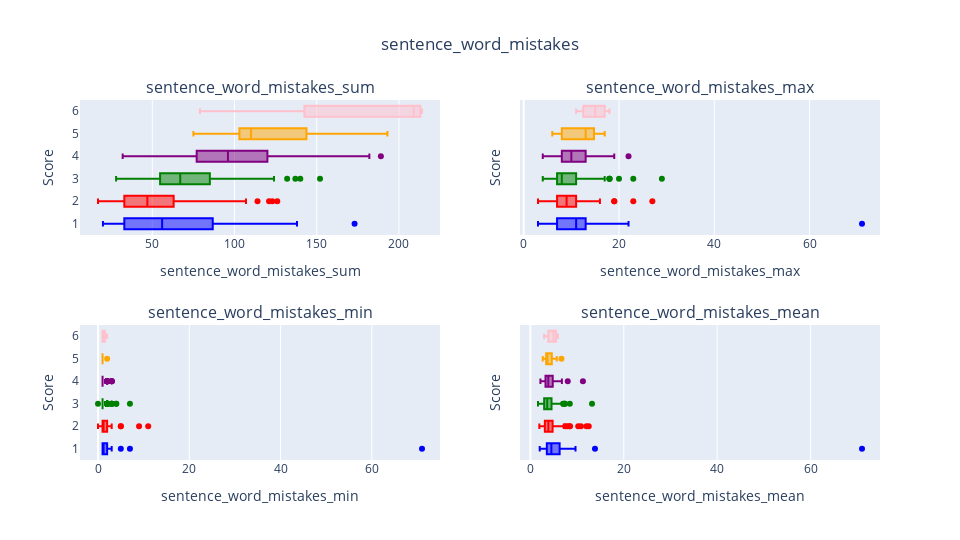

The cell this chart's notebook holds for it:
### Code cell
plot_all("sentence_word_mistakes")

### Figure 1 — Plotly figure (JSON) as saved in the notebook; plotly's stock layout.template omitted (floating-point values rounded to 4 significant figures; data arrays with more than 128 entries replaced by an {"elided": "..."} marker saying what was removed)
{"data": [{"legendgroup": "1", "marker": {"color": "blue"}, "name": "1", "showlegend": false, "type": "box", "x": [83, 81, 30, 41, 88, 56, 36, 109, 29, 115, 117, 46, 20, 61, 28, 173, 71, 138, 24, 71, 44, 106, 21, 89, 37, 69, 56, 89, 32, 58, 38, 42, 26, 45, 22], "xaxis": "x", "yaxis": "y"}, {"legendgroup": "2", "marker": {"color": "red"}, "name": "2", "showlegend": false, "type": "box", "x": {"elided": "129 int values"}, "xaxis": "x", "yaxis": "y"}, {"legendgroup": "3", "marker": {"color": "green"}, "name": "3", "showlegend": false, "type": "box", "x": {"elided": "197 int values"}, "xaxis": "x", "yaxis": "y"}, {"legendgroup": "4", "marker": {"color": "purple"}, "name": "4", "showlegend": false, "type": "box", "x": [97, 102, 68, 104, 135, 107, 72, 124, 32, 76, 82, 133, 82, 138, 81, 127, 133, 123, 129, 122, 98, 128, 133, 149, 77, 80, 169, 67, 81, 70, 101, 107, 63, 182, 49, 104, 70, 116, 94, 94, 130, 104, 77, 120, 113, 94, 103, 68, 130, 95, 102, 74, 56, 102, 81, 106, 130, 93, 78, 96, 59, 71, 116, 76, 96, 142, 122, 91, 101, 136, 65, 120, 142, 104, 87, 73, 78, 73, 92, 83, 87, 73, 122, 144, 189, 92, 66, 104, 121, 104, 114, 103, 117, 131, 130, 67, 79, 86, 91, 92, 135, 90, 47, 93, 60, 57, 120, 72, 73, 71, 101, 98, 76, 90, 152, 115, 78, 91, 56, 113], "xaxis": "x", "yaxis": "y"}, {"legendgroup": "5", "marker": {"color": "orange"}, "name": "5", "showlegend": false, "type": "box", "x": [145, 98, 140, 103, 75, 106, 105, 103, 147, 128, 193, 97, 115, 110, 151], "xaxis": "x", "yaxis": "y"}, {"legendgroup": "6", "marker": {"color": "pink"}, "name": "6", "showlegend": false, "type": "box", "x": [214, 206, 212, 79], "xaxis": "x", "yaxis": "y"}, {"legendgroup": "1", "marker": {"color": "blue"}, "name": "1", "showlegend": false, "type": "box", "x": [22, 9, 7, 9, 11, 15, 7, 13, 17, 8, 11, 12, 15, 12, 3, 7, 71, 11, 7, 13, 10, 10, 5, 12, 6, 14, 11, 10, 11, 16, 19, 7, 8, 7, 6], "xaxis": "x2", "yaxis": "y2"}, {"legendgroup": "2", "marker": {"color": "red"}, "name": "2", "showlegend": false, "type": "box", "x": {"elided": "129 int values"}, "xaxis": "x2", "yaxis": "y2"}, {"legendgroup": "3", "marker": {"color": "green"}, "name": "3", "showlegend": false, "type": "box", "x": {"elided": "197 int values"}, "xaxis": "x2", "yaxis": "y2"}, {"legendgroup": "4", "marker": {"color": "purple"}, "name": "4", "showlegend": false, "type": "box", "x": [9, 14, 8, 9, 11, 10, 13, 15, 4, 11, 7, 12, 17, 15, 14, 13, 12, 11, 17, 13, 11, 18, 12, 18, 6, 13, 13, 13, 10, 9, 9, 9, 8, 13, 5, 9, 5, 8, 10, 8, 13, 14, 7, 8, 13, 9, 7, 5, 11, 11, 9, 6, 6, 13, 4, 13, 9, 10, 12, 10, 5, 11, 17, 9, 9, 9, 9, 13, 10, 13, 6, 11, 8, 12, 7, 10, 9, 8, 7, 14, 9, 7, 10, 18, 17, 9, 6, 12, 8, 13, 10, 10, 8, 12, 12, 7, 10, 5, 9, 5, 15, 19, 6, 11, 8, 6, 14, 7, 6, 13, 7, 7, 8, 12, 22, 14, 7, 8, 6, 14], "xaxis": "x2", "yaxis": "y2"}, {"legendgroup": "5", "marker": {"color": "orange"}, "name": "5", "showlegend": false, "type": "box", "x": [8, 15, 13, 13, 6, 7, 9, 14, 17, 8, 16, 8, 10, 15, 13], "xaxis": "x2", "yaxis": "y2"}, {"legendgroup": "6", "marker": {"color": "pink"}, "name": "6", "showlegend": false, "type": "box", "x": [18, 16, 14, 11], "xaxis": "x2", "yaxis": "y2"}, {"legendgroup": "1", "marker": {"color": "blue"}, "name": "1", "showlegend": false, "type": "box", "x": [7, 1, 1, 2, 1, 2, 1, 1, 5, 1, 1, 2, 2, 2, 1, 1, 71, 1, 1, 1, 1, 1, 1, 1, 1, 2, 3, 2, 3, 1, 1, 1, 1, 1, 2], "xaxis": "x3", "yaxis": "y3"}, {"legendgroup": "2", "marker": {"color": "red"}, "name": "2", "showlegend": false, "type": "box", "x": {"elided": "129 int values"}, "xaxis": "x3", "yaxis": "y3"}, {"legendgroup": "3", "marker": {"color": "green"}, "name": "3", "showlegend": false, "type": "box", "x": {"elided": "197 int values"}, "xaxis": "x3", "yaxis": "y3"}, {"legendgroup": "4", "marker": {"color": "purple"}, "name": "4", "showlegend": false, "type": "box", "x": [1, 1, 1, 1, 1, 1, 1, 1, 1, 1, 1, 3, 2, 2, 2, 1, 1, 2, 1, 1, 1, 3, 1, 1, 1, 1, 1, 2, 1, 1, 1, 1, 1, 2, 1, 1, 1, 1, 1, 1, 1, 1, 1, 1, 1, 1, 2, 1, 1, 1, 1, 1, 1, 1, 1, 1, 1, 1, 2, 1, 1, 1, 1, 1, 1, 1, 1, 1, 1, 1, 1, 2, 1, 1, 1, 1, 3, 2, 2, 1, 1, 1, 1, 2, 1, 1, 1, 1, 1, 1, 1, 1, 1, 2, 1, 1, 1, 1, 1, 1, 1, 3, 1, 1, 1, 1, 1, 1, 2, 1, 1, 1, 1, 1, 1, 1, 1, 1, 1, 1], "xaxis": "x3", "yaxis": "y3"}, {"legendgroup": "5", "marker": {"color": "orange"}, "name": "5", "showlegend": false, "type": "box", "x": [1, 1, 1, 1, 1, 1, 2, 1, 1, 1, 1, 1, 1, 1, 1], "xaxis": "x3", "yaxis": "y3"}, {"legendgroup": "6", "marker": {"color": "pink"}, "name": "6", "showlegend": false, "type": "box", "x": [1, 1, 2, 1], "xaxis": "x3", "yaxis": "y3"}, {"legendgroup": "1", "marker": {"color": "blue"}, "name": "1", "showlegend": false, "type": "box", "x": [13.83, 4.263, 2.5, 5.857, 5.5, 5.6, 3.6, 4.739, 9.667, 3.108, 5.087, 7.667, 6.667, 6.778, 2, 2.983, 71, 4.059, 3, 5.071, 4.889, 4.077, 2.333, 4.45, 3.083, 7.667, 4.667, 4.45, 6.4, 4.462, 7.6, 3.5, 3.25, 4.5, 3.667], "xaxis": "x4", "yaxis": "y4"}, {"legendgroup": "2", "marker": {"color": "red"}, "name": "2", "showlegend": false, "type": "box", "x": {"elided": "129 float values"}, "xaxis": "x4", "yaxis": "y4"}, {"legendgroup": "3", "marker": {"color": "green"}, "name": "3", "showlegend": false, "type": "box", "x": {"elided": "197 float values"}, "xaxis": "x4", "yaxis": "y4"}, {"legendgroup": "4", "marker": {"color": "purple"}, "name": "4", "showlegend": false, "type": "box", "x": [4.042, 5.1, 2.72, 3.059, 4.355, 4.652, 3, 4.429, 2.909, 3.8, 3.565, 6.045, 5.857, 6, 5.786, 5.292, 4.926, 4.92, 4.607, 4.519, 3.769, 8, 4.586, 4.257, 2.852, 4, 4.333, 6.091, 4.765, 3.182, 3.258, 4.28, 3.706, 5.515, 2.722, 3.355, 2.333, 5.273, 3.481, 3.241, 5.2, 5.2, 4.053, 3.243, 4.346, 3.481, 3.679, 3.238, 5.417, 3.519, 4.08, 2.242, 2.947, 4.08, 2.314, 4.818, 3.611, 3.577, 5.571, 3.84, 2.269, 3.227, 5.524, 3.619, 3.097, 4.303, 3.05, 3.957, 3.741, 4.69, 2.6, 4.8, 4.581, 3.852, 3.625, 4.056, 5.2, 4.867, 3.833, 4.15, 3.222, 2.92, 3.588, 5.538, 6.75, 4, 3.3, 4.952, 3.457, 3.355, 4.56, 3.219, 3.774, 5.24, 4.643, 4.786, 3.95, 2.688, 3.25, 2.556, 4.355, 11.25, 2.765, 2.906, 3, 2.85, 5.455, 3.273, 3.476, 3.737, 3.367, 3.379, 3.8, 5, 6.08, 4.107, 2.438, 3.138, 2.154, 5.381], "xaxis": "x4", "yaxis": "y4"}, {"legendgroup": "5", "marker": {"color": "orange"}, "name": "5", "showlegend": false, "type": "box", "x": [3.372, 4.667, 4.375, 3.433, 2.679, 2.65, 4.773, 2.861, 5.654, 3.657, 6.655, 3.593, 3.594, 3.929, 4.081], "xaxis": "x4", "yaxis": "y4"}, {"legendgroup": "6", "marker": {"color": "pink"}, "name": "6", "showlegend": false, "type": "box", "x": [4.756, 5.15, 5.889, 2.926], "xaxis": "x4", "yaxis": "y4"}], "layout": {"annotations": [{"font": {"size": 16}, "showarrow": false, "text": "sentence_word_mistakes_sum", "x": 0.225, "xanchor": "center", "xref": "paper", "y": 1, "yanchor": "bottom", "yref": "paper"}, {"font": {"size": 16}, "showarrow": false, "text": "sentence_word_mistakes_max", "x": 0.775, "xanchor": "center", "xref": "paper", "y": 1, "yanchor": "bottom", "yref": "paper"}, {"font": {"size": 16}, "showarrow": false, "text": "sentence_word_mistakes_min", "x": 0.225, "xanchor": "center", "xref": "paper", "y": 0.375, "yanchor": "bottom", "yref": "paper"}, {"font": {"size": 16}, "showarrow": false, "text": "sentence_word_mistakes_mean", "x": 0.775, "xanchor": "center", "xref": "paper", "y": 0.375, "yanchor": "bottom", "yref": "paper"}], "barmode": "group", "height": 540, "legend": {"orientation": "h", "x": 0.5, "xanchor": "center", "y": -0.2, "yanchor": "top"}, "title": {"text": "sentence_word_mistakes", "x": 0.5}, "width": 960, "xaxis": {"anchor": "y", "domain": [0, 0.45], "title": {"text": "sentence_word_mistakes_sum"}}, "xaxis2": {"anchor": "y2", "domain": [0.55, 1], "title": {"text": "sentence_word_mistakes_max"}}, "xaxis3": {"anchor": "y3", "domain": [0, 0.45], "title": {"text": "sentence_word_mistakes_min"}}, "xaxis4": {"anchor": "y4", "domain": [0.55, 1], "title": {"text": "sentence_word_mistakes_mean"}}, "yaxis": {"anchor": "x", "domain": [0.625, 1], "title": {"text": "Score"}}, "yaxis2": {"anchor": "x2", "domain": [0.625, 1], "matches": "y", "showticklabels": false, "title": {"text": "Score"}}, "yaxis3": {"anchor": "x3", "domain": [0, 0.375], "title": {"text": "Score"}}, "yaxis4": {"anchor": "x4", "domain": [0, 0.375], "matches": "y3", "showticklabels": false, "title": {"text": "Score"}}}}
